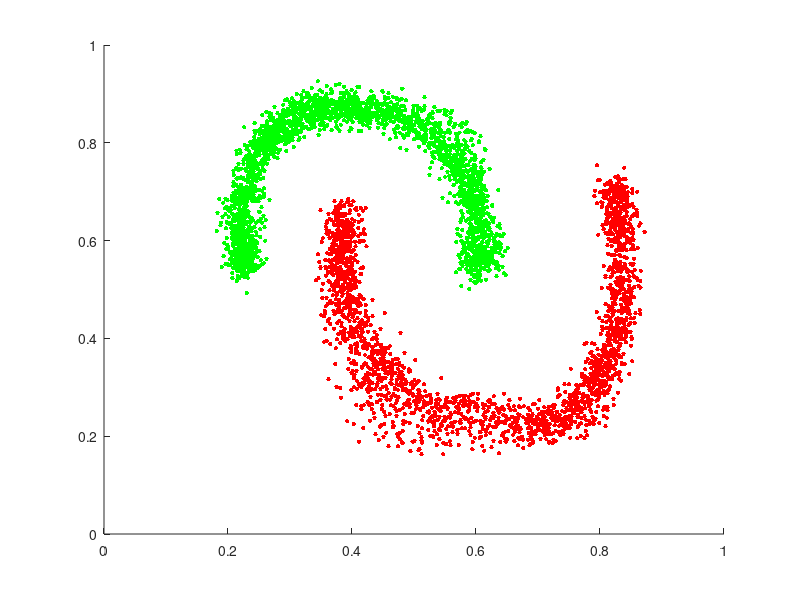

Write MATLAB code to recreate this figure. (Note: this script raises an error after producing the figure.)
%% perform unsupervised learning with SOM  

% Marco Signoretto, March 2011

close all;
clear all;
clc;
% first we generate data uniformely distributed within two
% concentric cylinders

load("banana.mat")

figure;
hold on 
plot(X((Y==1),1),X((Y==1),2),'.g','markersize',10);
plot(X((Y==2),1),X((Y==2),2),'.r','markersize',10);

% we then initialize the SOM with hextop as topology function
% ,linkdist as distance function and gridsize 5x5x5
net = newsom(X',[5 5 5],'hextop','linkdist'); 

% plot the data distribution with the prototypes of the untrained network
figure;
hold on
plot(X((Y==1),1),X((Y==1),2),'.g','markersize',10);
plot(X((Y==2),1),X((Y==2),2),'.m','markersize',10);
plotsom(net.iw{1},net.layers{1}.distances)
xlim([-0.3 1.2])
ylim([0 1.4])
hold off

% finally we train the network and see how their position changes
net.trainParam.epochs = 100;
net = train(net,X');
figure;
hold on
plot(X((Y==1),1),X((Y==1),2),'.g','markersize',10);
plot(X((Y==2),1),X((Y==2),2),'.m','markersize',10);
axis([-1 1 -1 1]);
plotsom(net.iw{1},net.layers{1}.distances)
xlim([-0.3 1.2])
ylim([0 1.4])
hold off

 